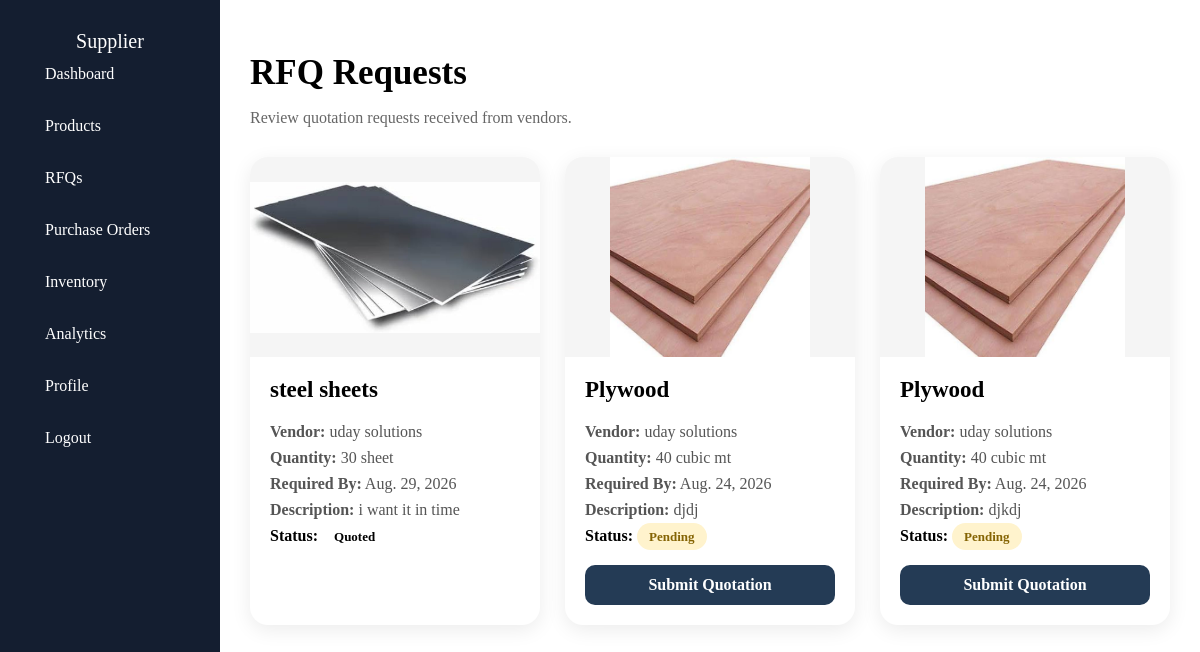
/supplierrfq/ (signed in), run on an earlier commit of the app's database.
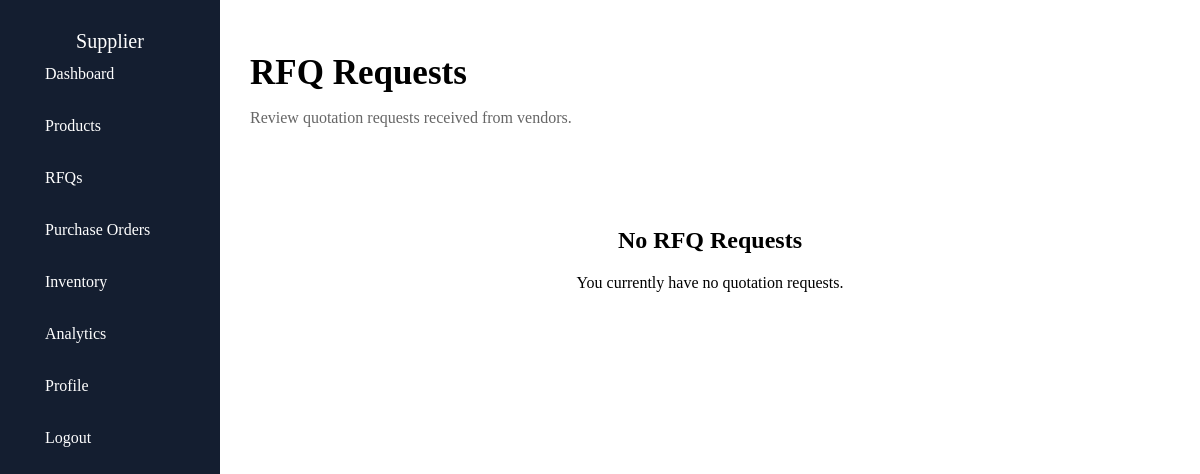
And on a later commit of the database.
### vendor/models.py (models this page shows, shortened)
class RFQ(models.Model):
   vendor=models.ForeignKey(Vendor,on_delete=models.CASCADE)
   supplier=models.ForeignKey(Supplier,on_delete=models.CASCADE)
   product=models.ForeignKey(Product,on_delete=models.CASCADE)
   quantity=models.IntegerField()
   description=models.TextField(blank=True)
   required_by=models.DateField()
   created_at=models.DateTimeField(default=timezone.now)
   status_choices=[
      ("Pending","Pending"),
      ("Quoted","Quoted"),
      ("Accepted","Accepted"),
     ( "Rejected","Rejected"),
      ("Expired","Expired"),
   ]
   status=models.CharField(max_length=20,choices=status_choices,default="Pending")

class Product(models.Model):
   supplier=models.ForeignKey(Supplier,on_delete=models.CASCADE,related_name="products")
   name=models.CharField(max_length=100)
   category=models.CharField(max_length=100)
   description=models.TextField(blank=True)
   unit=models.CharField(max_length=10)
   price = models.DecimalField(max_digits=10,decimal_places=2,default=0.00)
   minimum_order_quantity=models.PositiveIntegerField()
   stock_quantity = models.DecimalField(
    max_digits=12,
    decimal_places=2,
    default=0
          )
   image=models.ImageField(upload_to="productimages/",default=None)

class Vendor(models.Model):
    user=models.OneToOneField(User,on_delete=models.CASCADE)
    company_name=models.CharField(max_length=100)
    name=models.CharField(max_length=100)
    contact=models.CharField(max_length=10)
    address=models.TextField()
    industry=models.CharField(max_length=200)
    description=models.TextField(blank=True)

### vendor/views.py (the view)
# urls.py: path('supplierrfq/',views.supplier_rfqs,name="supplierrfq"),
@login_required
def supplier_rfqs(request):
    supplier = Supplier.objects.get(user=request.user)
    rfqs = RFQ.objects.filter(
        supplier=supplier
    )
    print("LOGGED SUPPLIER:", supplier)
    print("RFQ COUNT:", rfqs.count())
    for rfq in rfqs:
        print(
            "RFQ:",
            rfq.id,
            "Supplier:",
            rfq.supplier,
            "Status:",
            rfq.status
        )
    return render(request, "supplier_rfq.html", {
        "rfqs": rfqs
    })

### vendor/models.py (called while the page is built)
   def __str__(self):
      return self.company_name

### vendor/templates/supplier_rfq.html (shortened to what this page needs)
{% extends "base.html" %}
{% block content %}
<div class="rfq-header">
    <h1>RFQ Requests</h1>
    <p>
        Review quotation requests received from vendors.
    </p>
</div>
<div class="rfq-grid">
    {% for rfq in rfqs %}
    <div class="rfq-card">
        <div class="rfq-image-container">
            {% if rfq.product.image %}
                <img
                    src="{{ rfq.product.image.url }}"
                    alt="{{ rfq.product.name }}"
                    class="rfq-image"
                >
            {% else %}
                <div class="no-image">
                    <i class="bi bi-image"></i>
                    <p>No image available</p>
                </div>
            {% endif %}
        </div>
        <div class="rfq-content">
            <h2>
                {{ rfq.product.name }}
            </h2>
            <p>
                <strong>Vendor:</strong>
                {{ rfq.vendor.company_name }}
            </p>
            <p>
                <strong>Quantity:</strong>
                {{ rfq.quantity }}
                {{ rfq.product.unit }}
            </p>
            <p>
                <strong>Required By:</strong>
                {{ rfq.required_by }}
            </p>
            <p>
                <strong>Description:</strong>
                {{ rfq.description }}
            </p>
            <div class="rfq-status">
                <strong>Status:</strong>
                {% if rfq.status == "Pending" %}
                    <span class="status pending">
                        Pending
                    </span>
                {% elif rfq.status == "Accepted" %}
                    <span class="status accepted">
                        Accepted
                    </span>
                {% elif rfq.status == "Rejected" %}
                    <span class="status rejected">
                        Rejected
                    </span>
                {% else %}
                    <span class="status">
                        {{ rfq.status }}
                    </span>
                {% endif %}
            </div>
            {% if rfq.status == "Pending" %}
                <a
                    href="{% url 'submitquotation' rfq.id %}"
                    class="rfq-button"
                >
                    Submit Quotation
                </a>
            {% endif %}
        </div>
    </div>
    {% empty %}
    <div class="no-rfqs">
        <h2>No RFQ Requests</h2>
        <p>
            You currently have no quotation requests.
        </p>
    </div>
    {% endfor %}
</div>
{% endblock %}

What changed in the data, as far as the page shows it:
removed RFQ: product.image (picture), product.name "steel sheets", vendor.company_name "uday solutions", quantity "30", product.unit "sheet", required_by "Aug. 29, 2026", description "i want it in time", status "Quoted"
removed RFQ: product.image (picture), product.name "Plywood", vendor.company_name "uday solutions", quantity "40", product.unit "cubic mt", required_by "Aug. 24, 2026", description "djdj", status "Pending"
removed RFQ: product.image (picture), product.name "Plywood", vendor.company_name "uday solutions", quantity "40", product.unit "cubic mt", required_by "Aug. 24, 2026", description "djkdj", status "Pending"
Also different on the page:
text now shown: "No RFQ Requests You currently have no quotation requests."
